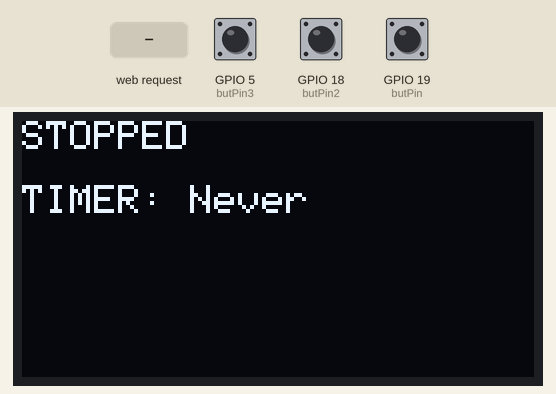
The sketch below on a simulated ESP32. On the bench: 128×64 one-colour display. The test bench sets the inputs (shaded band); at power-on: GPIO 19 (butPin) HIGH, GPIO 5 (butPin3) HIGH, GPIO 18 (butPin2) HIGH. WiFi joins after 1.5 s; servers stay silent unless stated; the display library's start-up logo is not drawn; what the sketch prints to the serial monitor is not drawn.

Above: at 3.2 s.
3.3 s: GPIO 19 (butPin) pulled LOW for 0.15 s
At 3.63 s:
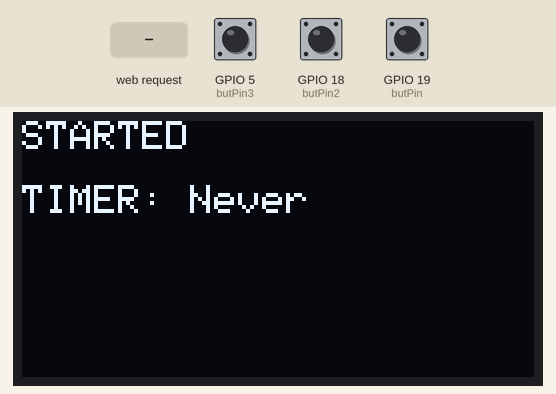
4.0 s: HTTP request GET /toggle received
At 4.6 s:
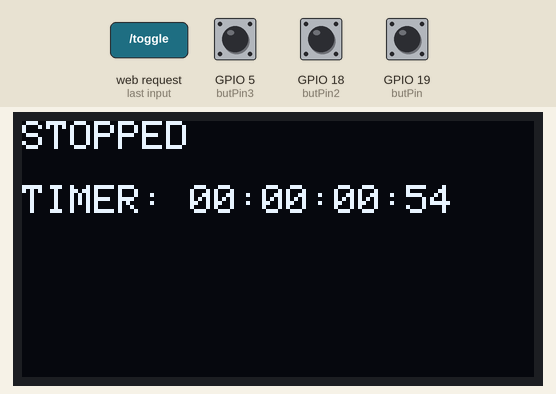
5.5 s: GPIO 5 (butPin3) pulled LOW for 0.15 s
At 6.5 s:
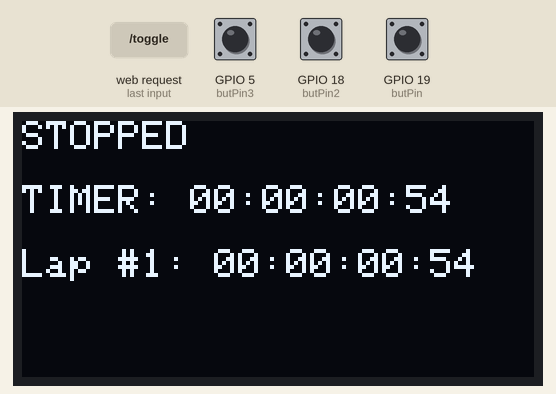
7.1 s: GPIO 19 (butPin) pulled LOW for 1 s
At 8.29 s:
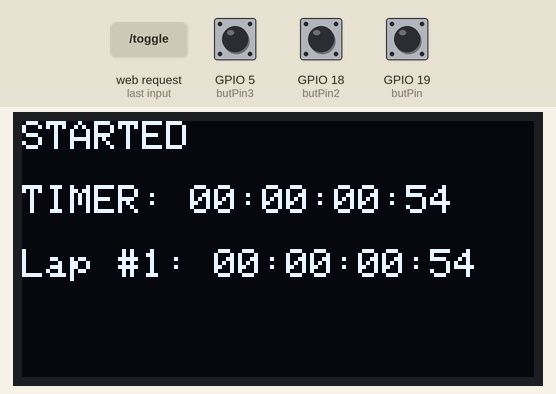
8.7 s: GPIO 18 (butPin2) pulled LOW for 0.15 s
At 9.06 s:
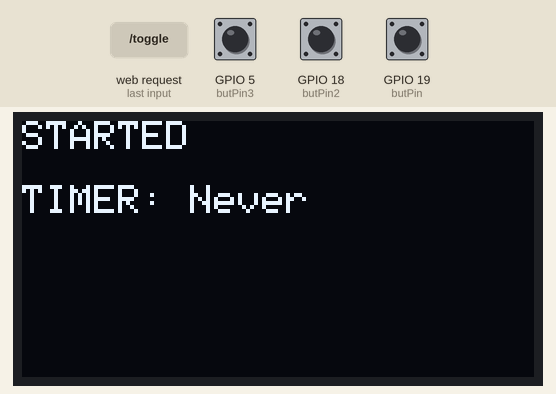
9.4 s: GPIO 5 (butPin3) pulled LOW for 1 s
At 10.61 s:
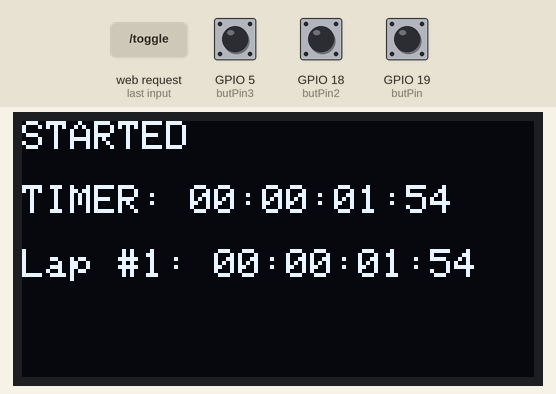
Timing chart, 0 to 12.0 s (numbered marks = the images above; inputs shaded):
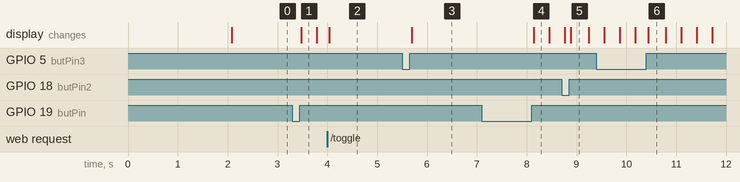

Measured:
- after the input at 3.3 s, the display: changes after 0.18 s (image 1)
- after the input at 4.0 s, the display: changes at once (image 2)
- after the input at 5.5 s, the display: changes after 0.19 s (image 3)
- after the input at 7.1 s, the display: changes after 1.0 s (image 4)
- after the input at 8.7 s, the display: first differs from a run without the input after 0.19 s (image 5)
- after the input at 9.4 s, the display: first differs from a run without the input after 1.0 s (image 6)

The sketch:

Project12-StopwatchLapsWiFi.ino
```cpp
#include <WiFi.h>
#include <WebServer.h>
#include <Adafruit_GFX.h>
#include <Adafruit_SSD1306.h>
  #define SCREEN_WIDTH 128
  #define SCREEN_HEIGHT 64
  #define OLED_RESET -1
#define maxLaps 20

Adafruit_SSD1306 display (SCREEN_WIDTH, SCREEN_HEIGHT, &Wire, OLED_RESET);

WebServer server(80);
//put wifi name and password
const char* ssid = "yourWifiName";
const char* password = "yourPassword";

//change according to pins
//OLED PINS -- SDA=21, SCL= 22
int butPin = 19;
int butNew;
int butOld;
int butPin2 = 18;
int butNew2;
int butOld2;
int butPin3 = 5;
int butNew3;
int butOld3;

bool state = false;
unsigned long resetTime = 0;
unsigned long elapsedTime = 0;
unsigned long pauseTime = 0;
unsigned long laps[maxLaps];
int lapCount = 0;

String sendTime (unsigned long ms) {
  if (ms == 0) return "Never";
  unsigned long sec = (ms/1000)%60;
  unsigned long mins = (ms / 60000) % 60;
  unsigned long hrs = ms / 3600000;
  unsigned long remMs = (ms % 1000) / 10;
  char buf[20];
  sprintf(buf, "%02lu:%02lu:%02lu:%2lu", hrs, mins, sec, remMs);
  return String(buf);
}


void updateOLED(){
  display.clearDisplay();
  display.setTextSize(1);
  display.setTextColor(SSD1306_WHITE);

  display.setCursor (0,0);
  display.println(state ? "STARTED" : "STOPPED");

  display.setCursor (0,16);
  display.print ("TIMER: ");
  display.println(sendTime(elapsedTime));

  display.setCursor (0,32);
  if (lapCount > 0) {
  display.print ("Lap #");
  display.print (lapCount);
  display.print (": ");
  display.println (sendTime(laps[lapCount - 1]));
  }

  display.setCursor (0,48);
  if (lapCount > 1) {
  display.print ("Lap #");
  display.print (lapCount - 1);
  display.print (": ");
  display.println (sendTime(laps[lapCount - 2]));
  }

  display.display();
  }

void sendHtml() {
  String html = "<h1>STOPWATCH w/ LAPS</h1>";

  html += "<p>STATE: <span id='state'>" + String(state ? "STARTED" : "STOPPED") + "</span></p>";
  html += "<p>TIMER: <span id='timer'>" + sendTime(elapsedTime) + "</span></p>";

  html += "<button onclick=\"fetch('/toggle')\">Stop/Play</button> ";
  html += "<button onclick=\"fetch('/reset')\">Reset Timer</button> ";
  html += "<button onclick=\"fetch('/lap')\">Set Lap</button>";

  html += "<h3>Laps:</h3><div id='lap'>";
  for (int i = 0; i < lapCount; i++) {
    html += "Lap " + String(i + 1) + ": " + sendTime(laps[i]) + "<br>";
  }
  html += "</div>";

  html += R"rawliteral(
  <script>
    async function updateData() {
      const res = await fetch('/data');
      const j = await res.json();
      document.getElementById('state').textContent = j.state;
      document.getElementById('timer').textContent = j.timer;
      document.getElementById('lap').innerHTML = j.lap;
    }
    setInterval(updateData, 300);
  </script>
  )rawliteral";

  server.send(200, "text/html", html);
}

void sendData() {
  String lapHtml = "";
  for (int i = 0; i < lapCount; i++) {
    lapHtml += "Lap " + String(i + 1) + ": " + sendTime(laps[i]) + "<br>";
  }
  String json = "{";
  json += "\"state\":\"" + String(state ? "STARTED" : "STOPPED") + "\",";
  json += "\"timer\":\"" + sendTime(elapsedTime) + "\",";
  json += "\"lap\":\"" + lapHtml + "\"";
  json += "}";

  server.send(200, "application/json", json);
}


void ifToggle (){
  if (state) {
    pauseTime = elapsedTime;
  }
  else {resetTime = millis();}
  state = !state;
  updateOLED();
  server.sendHeader("Location", "/");
  server.send(303);
}

void ifReset (){
  resetTime = millis();
  elapsedTime = 0;
  pauseTime = 0;
  lapCount = 0;
  for (int i = 0; i < maxLaps; i++) {
    laps[i] = 0;
  }
  updateOLED();
  server.sendHeader("Location", "/");
  server.send(303);
}

void ifLap() {
  if (lapCount < maxLaps) {
    laps[lapCount++] = elapsedTime;
    Serial.printf("Lap %d: %s\n", lapCount, sendTime(elapsedTime).c_str());
  }
  updateOLED();
  server.send(200, "text/plain", "OK");
}

void setup() {
  // put your setup code here, to run once:
  Serial.begin (115200);
  pinMode(butPin, INPUT_PULLUP);
  digitalWrite(butPin, HIGH);
  pinMode(butPin2, INPUT_PULLUP);
  digitalWrite(butPin2, HIGH);
  pinMode(butPin3, INPUT_PULLUP);
  digitalWrite(butPin3, HIGH);
  butOld = digitalRead (butPin);
  butOld2 = digitalRead (butPin2);
  butOld3 = digitalRead (butPin3);

  if (!display.begin(SSD1306_SWITCHCAPVCC,0x3C)) {
    Serial.println("OLED failed");
  for (;;);
  }
  display.display();
  delay(500);

//connecting to wifi
  WiFi.begin(ssid, password);
  Serial.print("Connecting to WiFi");
  while (WiFi.status() != WL_CONNECTED) {
    delay(500);
    Serial.print(".");
  }
  Serial.println("\nConnected");
  Serial.print("IP address: ");
  Serial.println(WiFi.localIP());

  server.on("/", sendHtml);
  server.on("/data", sendData);
  server.on("/toggle", ifToggle);
  server.on("/reset", ifReset);
  server.on("/lap", ifLap);
  server.begin();

  updateOLED();
}

void loop() {
  // put your main code here, to run repeatedly:

  server.handleClient();
  unsigned long present = millis();

  if (state){
    elapsedTime = pauseTime +(present - resetTime);
  }
  else {elapsedTime = pauseTime;}

  butNew = digitalRead(butPin);
  if (butOld == 0 && butNew == 1) {
   ifToggle();
   updateOLED();
  }
  butOld = butNew;

  butNew2 = digitalRead(butPin2);
  if (butOld2 == 0 && butNew2 == 1) {
   ifReset();
   updateOLED();
  }
  butOld2 = butNew2;

  butNew3 = digitalRead(butPin3);
  if (butOld3 == 0 && butNew3 == 1) {
   ifLap();
   updateOLED();
  }
  butOld3 = butNew3;

  updateOLED();
}
```
